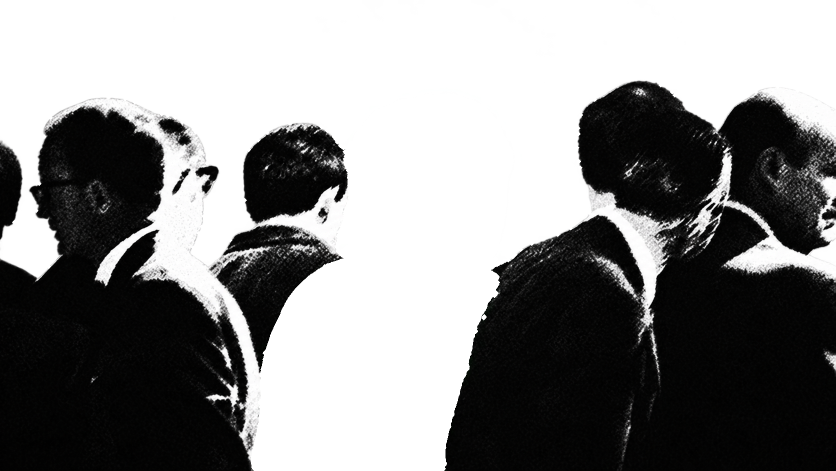
#> input picture handoff/crowd-entrance/crowd.png, 1671 x 941 px (shown at 1/2 size); the run also reads 1 picture not shown here
$ python build_layers_v2.py
#> lines starting #> are read from the running program, lines starting #| are printed output that depends on the picture; after the words box and inside, x2 and y2 are one past the last pixel; in counts of white or black regions, pixels touching at a corner belong together
"""v2 layers: corrected person map (A-G + ME) and ONE moving person, D.

Person map (source px, 1671x941):
  A  far-left head sliver        B  dark profile man with glasses (front-left)
  F  pale head behind B          C  back-turned man left of ME
  D  front-right man: skull (left lobe), bright neck/collar, coat
  G  head tilted behind D's skull: the right lobe with diagonal hair strands and the lit neck
     edge at x~1440-1455. Previously fused into D. Only its upper head/neck is visible.
  E  bald man at the far right

Only D moves in this proof. Everything else is the original pixels in `back`. Where D hides
things, invented fills sit under it:
  - G's hidden head (left half, behind D's skull)
  - G's hidden shoulder / torso (revealed as D walks left->right)
Fills are limited to pixels D covers at rest, so they are invisible in the settled photograph.
No donor imagery is used: the fills are flat black with grain sampled from the photo itself.
There is NO reconstruction inside the binary man's silhouette: D's lower-left edge is the
original coat contour (it already reads as a coat edge), so nothing has to fade out at rest.
"""
import sys
from pathlib import Path

import cv2
import numpy as np
from PIL import Image

HERE = Path(__file__).parent
OUT = Path(sys.argv[1]) if len(sys.argv) > 1 else HERE / "layers-v2"
OUT.mkdir(parents=True, exist_ok=True)
PAD = 80
W, H = 1671, 941

orig = np.array(Image.open(HERE / "crowd.png").convert("RGBA"))
#> orig is the input picture: shape (941, 1671, 4); mean R, G, B, A 21.4, 21.6, 21.4, 137.2
opaque = orig[..., 3] > 10
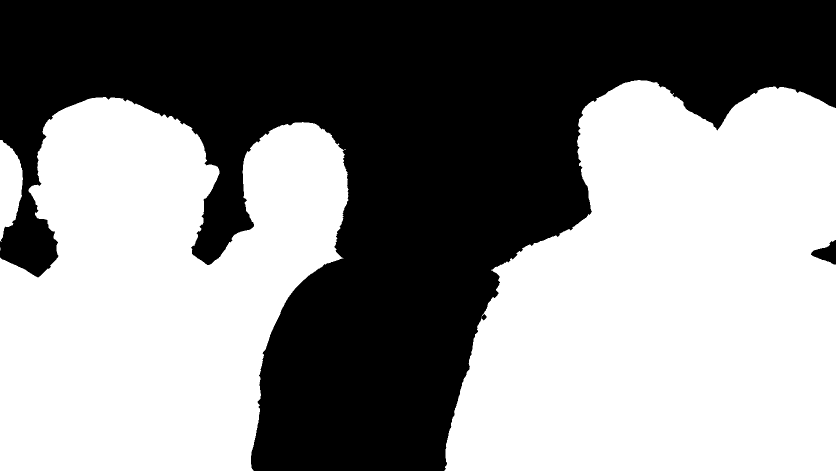
#> opaque: shape (941, 1671) bool (shown at 1/2 size); 54.6% white; 2 black regions, box (x1, y1, x2, y2) and area: (0, 0, 1671, 941) 712452, (1622, 480, 1671, 529) 1260


def poly(points):
    m = np.zeros((H, W), np.uint8)
    cv2.fillPoly(m, [np.array(points, np.int32)], 1)
#> m: shape (941, 1671); values 0 (black) and 1 (white), 21.9% white; 1 white region, box (x1, y1, x2, y2) and area: (900, 140, 1381, 941) 343639
    return m.astype(bool)


# D: skull + neck + collar + coat. The right edge follows the D|G boundary through the head
# (inner curve) and the D|E coat boundary below.
D_REGION = poly([
    (900, 140), (1345, 140), (1352, 200), (1368, 250), (1380, 300), (1372, 350),
    (1352, 395), (1325, 430), (1305, 470), (1306, 520), (1305, 580), (1300, 650),
    (1312, 800), (1325, 941), (900, 941),
])
G_REGION = poly([
    (1345, 140), (1440, 255), (1462, 310), (1455, 400), (1420, 480), (1370, 525),
    (1335, 520), (1306, 520), (1305, 470), (1325, 430), (1352, 395), (1372, 350),
    (1380, 300), (1368, 250), (1352, 200),
])
#> in poly (call 2), `cv2.fillPoly(m, [np.array(points, np.int32)], 1)`: m: shape (941, 1671); values 0 (black) and 1 (white), 1.9% white; 1 white region, box (x1, y1, x2, y2) and area: (1305, 140, 1463, 526) 30226
D_MASK = D_REGION & opaque
#> D_MASK: shape (941, 1671) bool; 14.3% white; 2 white regions (1 under 20 px), largest, box (x1, y1, x2, y2) and area: (900, 160, 1381, 941) 224583
G_VISIBLE = G_REGION & opaque
#> G_VISIBLE: shape (941, 1671) bool; 1.8% white; 1 white region, box (x1, y1, x2, y2) and area: (1305, 193, 1463, 526) 27525


def soft(mask, sigma=0.8):
#> called with sigma = 0.8
    return cv2.GaussianBlur(mask.astype(np.float32), (0, 0), sigma)


layer_d = orig.copy()
layer_d[..., 3] = np.clip(orig[..., 3].astype(np.float32) * soft(D_MASK), 0, 255).astype(np.uint8)

# ---- back plate: original minus D, plus invented G fills under D --------------------------
back = orig.copy()
back[D_MASK] = (0, 0, 0, 0)
#> back: shape (941, 1671, 4); 14.28% of pixels changed, all inside (x1, y1, x2, y2) = (900, 160, 1381, 941)

# grain sampled from D's own dark coat so the fills match the halftone
ref = orig[650:940, 1000:1290, :3]
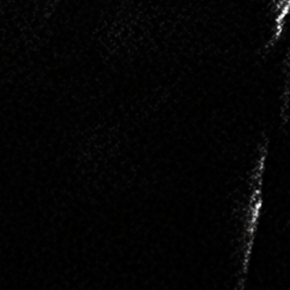
#> ref: shape (290, 290, 3); mean R, G, B 4.4, 4.3, 4.1
reps = (int(np.ceil(H / ref.shape[0])) + 1, int(np.ceil(W / ref.shape[1])) + 1, 1)
#> reps = (5, 7, 1)
tile = np.tile(ref, reps)[:H, :W]

# G's hidden head: an ellipse continuing the visible outer contour behind D's skull
ys, xs = np.mgrid[0:H, 0:W]
g_head = (((xs - 1385) / 118.0) ** 2 + ((ys - 345) / 160.0) ** 2) <= 1.0
# G's hidden shoulder: a smooth slope from his neck down and away to the left
g_torso = poly([
    (1306, 466), (1270, 476), (1230, 490), (1190, 510), (1150, 536), (1115, 568),
    (1092, 606), (1080, 660), (1076, 760), (1076, 941), (1330, 941), (1330, 520),
])
#> in poly (call 3), `cv2.fillPoly(m, [np.array(points, np.int32)], 1)`: m: shape (941, 1671); values 0 (black) and 1 (white), 6.8% white; 1 white region, box (x1, y1, x2, y2) and area: (1076, 466, 1331, 941) 107109
fill = (g_head | g_torso) & D_MASK  # only where D hides things at rest
#> fill: shape (941, 1671) bool; 7.5% white; 1 white region, box (x1, y1, x2, y2) and area: (1076, 193, 1381, 941) 117711
# Extend the fill a few px into G's (opaque) original pixels so the blur below can't leave a
# semi-transparent seam where the fill meets G's visible crescent.
fill_ext = fill | (cv2.dilate(fill.astype(np.uint8), np.ones((9, 9), np.uint8)).astype(bool) & G_VISIBLE)
#> fill_ext: shape (941, 1671) bool; 7.6% white; 1 white region, box (x1, y1, x2, y2) and area: (1076, 193, 1385, 941) 119434
alpha_fill = soft(fill_ext, 1.0)
for c in range(3):
    back[..., c] = np.where(fill, tile[..., c], back[..., c])
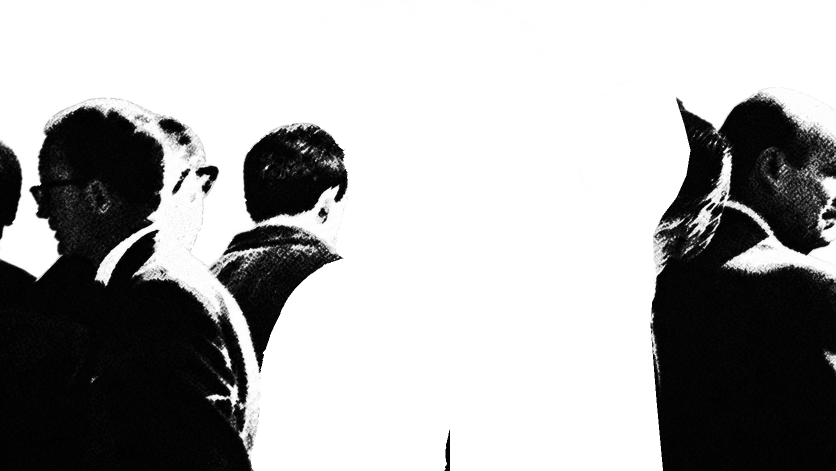
#> back: shape (941, 1671, 4) (shown at 1/2 size); mean R, G, B, A 18.8, 19, 18.8, 101.3; transparent parts drawn white
back[..., 3] = np.maximum(back[..., 3], np.clip(alpha_fill * 255, 0, 255).astype(np.uint8))
#> back: shape (941, 1671, 4); 7.7% of pixels changed, all inside (x1, y1, x2, y2) = (1073, 191, 1383, 941)


def pad_bottom(a):
    return np.concatenate([a, np.repeat(a[-1:, :, :], PAD, axis=0)], axis=0)
#> returned value: shape (1021, 1671, 4)


Image.fromarray(pad_bottom(back)).save(OUT / "back.png", optimize=True)
Image.fromarray(pad_bottom(layer_d)).save(OUT / "D.png", optimize=True)
#> in pad_bottom (call 2), `return np.concatenate([a, np.repeat(a[-1:, :, :], PAD, axis=0)], axis=0)`:
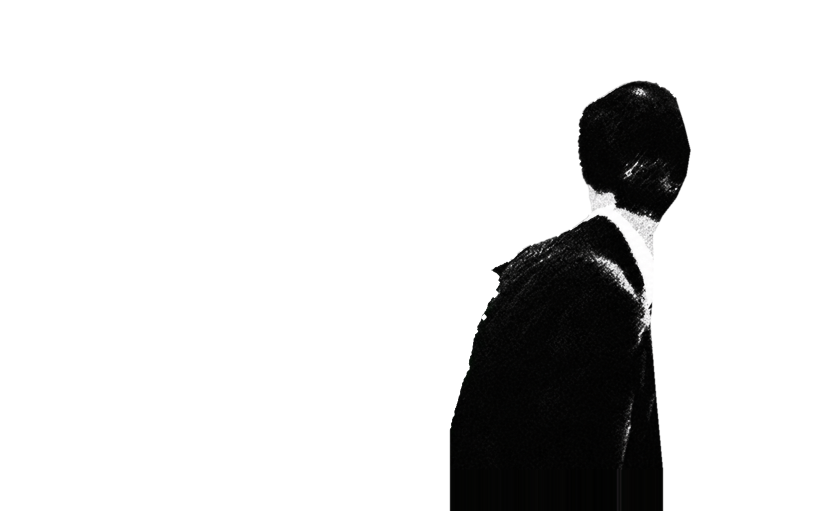
#> returned value: shape (1021, 1671, 4) (shown at 1/2 size); mean of channels 0, 1, 2, 3 19.9, 20, 19.8, 38.1; transparent parts drawn white

# ---- annotated person map for review ------------------------------------------------------
im = Image.new("RGBA", (W, H), (255, 0, 255, 255))
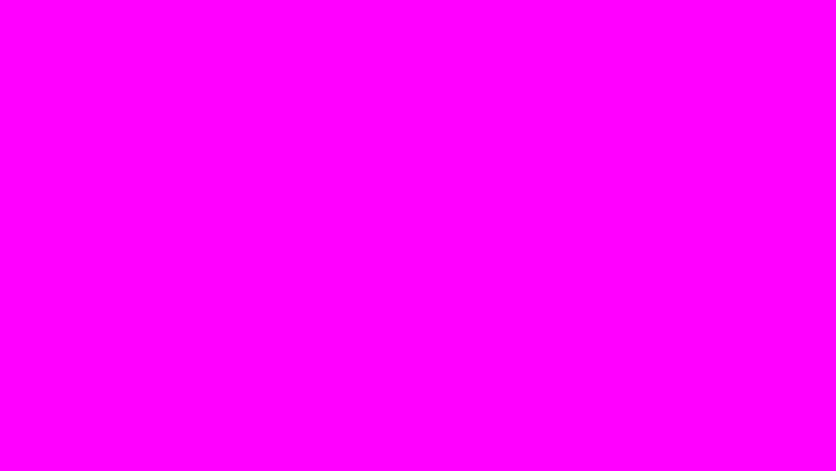
#> im: PIL image 1671x941 RGBA (shown at 1/2 size); mean R, G, B, A 255, 0, 255, 255
im.alpha_composite(Image.fromarray(orig))
a = np.array(im.convert("RGB")).astype(np.float32)
tint = np.zeros_like(a)
tint[D_MASK] = (255, 160, 0)
tint[G_VISIBLE] = (0, 255, 255)
me = np.array(Image.open(HERE / "binary-man-mask.png").convert("RGBA"))[..., 3] > 128
#> me: shape (941, 1671) bool; 14.4% white; 1 white region, box (x1, y1, x2, y2) and area: (506, 212, 995, 941) 225679
tint[me] = (120, 120, 255)
mask_any = D_MASK | G_VISIBLE | me
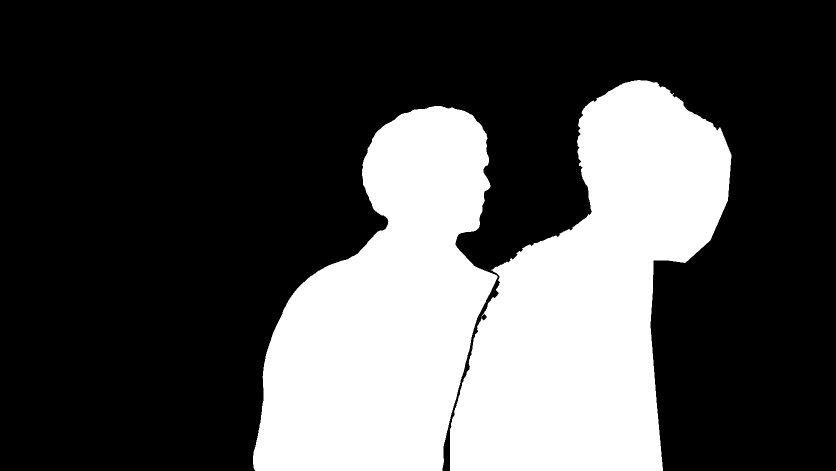
#> mask_any: shape (941, 1671) bool (shown at 1/2 size); 30.4% white; 3 white regions (1 under 20 px), largest, box (x1, y1, x2, y2) and area: (900, 160, 1463, 941) 251780, (506, 212, 995, 941) 225679
a[mask_any] = a[mask_any] * 0.55 + tint[mask_any] * 0.45
img = Image.fromarray(a.astype(np.uint8))
from PIL import ImageDraw, ImageFont

d = ImageDraw.Draw(img)
try:
    f = ImageFont.truetype("/System/Library/Fonts/Helvetica.ttc", 40)
except Exception:
    f = ImageFont.load_default()
for k, (x, y) in {"A": (6, 330), "B": (150, 300), "F": (345, 300), "C": (560, 300), "ME": (800, 420),
                  "D": (1215, 300), "G": (1385, 330), "E": (1530, 300)}.items():
    d.rectangle([x - 6, y - 4, x + len(k) * 30 + 8, y + 50], fill=(255, 255, 255))
    d.text((x, y), k, fill=(0, 0, 0), font=f)
img.save(HERE / "person-map-v2.png")
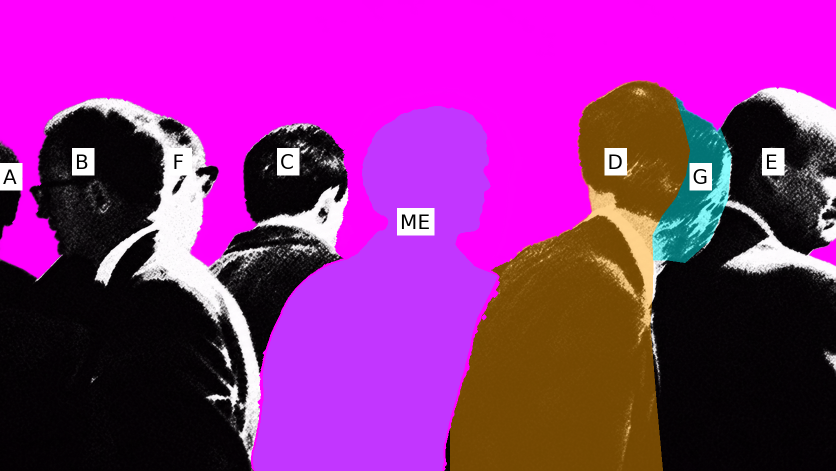
#> saved as person-map-v2.png: PIL image 1671x941 RGB (shown at 1/2 size); mean R, G, B 144.4, 39.5, 138.6
print("layers-v2 + person-map-v2.png written")
